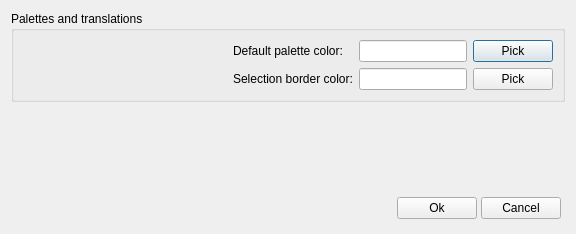
<?xml version="1.0" encoding="UTF-8"?>
<ui version="4.0">
 <class>SettingsDialog</class>
 <widget class="QDialog" name="SettingsDialog">
  <property name="geometry">
   <rect>
    <x>0</x>
    <y>0</y>
    <width>576</width>
    <height>234</height>
   </rect>
  </property>
  <property name="windowTitle">
   <string>Settings</string>
  </property>
  <layout class="QVBoxLayout" name="verticalLayout">
   <item>
    <widget class="QGroupBox" name="paletteTranslationGroupBox">
     <property name="title">
      <string>Palettes and translations</string>
     </property>
     <layout class="QGridLayout" name="gridLayout">
      <item row="0" column="2">
       <widget class="QLineEdit" name="defaultPaletteColorLineEdit">
        <property name="sizePolicy">
         <sizepolicy hsizetype="Minimum" vsizetype="Fixed">
          <horstretch>0</horstretch>
          <verstretch>0</verstretch>
         </sizepolicy>
        </property>
        <property name="readOnly">
         <bool>false</bool>
        </property>
       </widget>
      </item>
      <item row="1" column="1">
       <widget class="QLabel" name="paletteSelectionBorderColorLabel">
        <property name="text">
         <string>Selection border color:</string>
        </property>
       </widget>
      </item>
      <item row="0" column="3">
       <widget class="QPushButton" name="defaultPaletteColorPushButton">
        <property name="text">
         <string>Pick</string>
        </property>
       </widget>
      </item>
      <item row="1" column="3">
       <widget class="QPushButton" name="paletteSelectionBorderColorPushButton">
        <property name="text">
         <string>Pick</string>
        </property>
       </widget>
      </item>
      <item row="0" column="1">
       <widget class="QLabel" name="defaultPaletteColorLabel">
        <property name="text">
         <string>Default palette color:</string>
        </property>
       </widget>
      </item>
      <item row="1" column="2">
       <widget class="QLineEdit" name="paletteSelectionBorderColorLineEdit">
        <property name="sizePolicy">
         <sizepolicy hsizetype="Minimum" vsizetype="Fixed">
          <horstretch>0</horstretch>
          <verstretch>0</verstretch>
         </sizepolicy>
        </property>
        <property name="readOnly">
         <bool>false</bool>
        </property>
       </widget>
      </item>
      <item row="0" column="0">
       <spacer name="horizontalSpacer_2">
        <property name="orientation">
         <enum>Qt::Horizontal</enum>
        </property>
        <property name="sizeHint" stdset="0">
         <size>
          <width>40</width>
          <height>20</height>
         </size>
        </property>
       </spacer>
      </item>
      <item row="1" column="0">
       <spacer name="horizontalSpacer_3">
        <property name="orientation">
         <enum>Qt::Horizontal</enum>
        </property>
        <property name="sizeHint" stdset="0">
         <size>
          <width>40</width>
          <height>20</height>
         </size>
        </property>
       </spacer>
      </item>
     </layout>
    </widget>
   </item>
   <item>
    <spacer name="verticalSpacer">
     <property name="orientation">
      <enum>Qt::Vertical</enum>
     </property>
     <property name="sizeHint" stdset="0">
      <size>
       <width>20</width>
       <height>40</height>
      </size>
     </property>
    </spacer>
   </item>
   <item>
    <widget class="QWidget" name="settingsButtonsWidget" native="true">
     <layout class="QHBoxLayout" name="horizontalLayout">
      <property name="spacing">
       <number>4</number>
      </property>
      <property name="leftMargin">
       <number>4</number>
      </property>
      <property name="topMargin">
       <number>4</number>
      </property>
      <property name="rightMargin">
       <number>4</number>
      </property>
      <property name="bottomMargin">
       <number>4</number>
      </property>
      <item>
       <spacer name="horizontalSpacer">
        <property name="orientation">
         <enum>Qt::Horizontal</enum>
        </property>
        <property name="sizeHint" stdset="0">
         <size>
          <width>345</width>
          <height>19</height>
         </size>
        </property>
       </spacer>
      </item>
      <item>
       <widget class="QPushButton" name="settingsOkButton">
        <property name="text">
         <string>Ok</string>
        </property>
       </widget>
      </item>
      <item>
       <widget class="QPushButton" name="settingsCancelButton">
        <property name="text">
         <string>Cancel</string>
        </property>
       </widget>
      </item>
     </layout>
    </widget>
   </item>
  </layout>
 </widget>
 <resources/>
 <connections/>
</ui>
